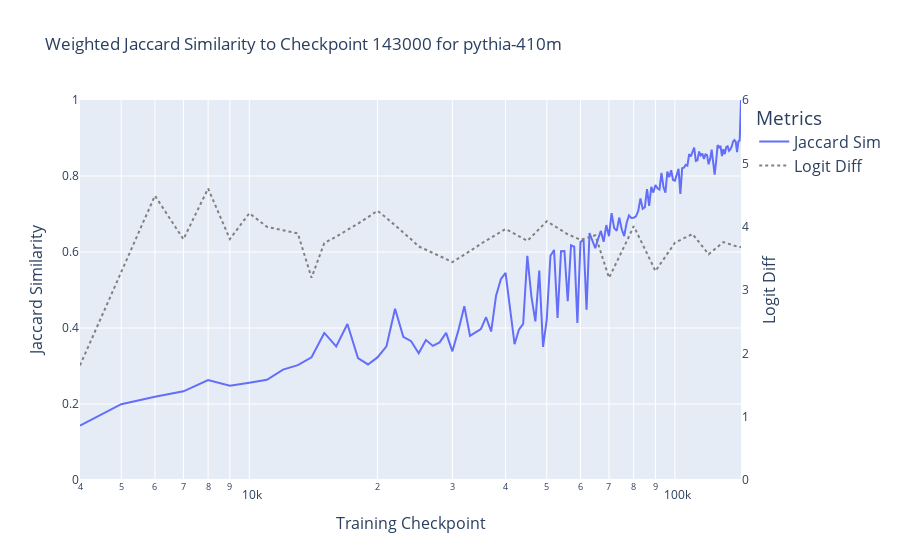

Notebook source saved alongside this figure:
### Code cell
comparison_checkpoint = 143000

jaccard_reference_results = compute_weighted_jaccard_similarity_to_reference(in_circuit_df, comparison_checkpoint)
plot_graph_metric(
    jaccard_reference_results, 
    'jaccard_similarity', 
    perf_metric_dict, 
    f'Weighted Jaccard Similarity to Checkpoint {comparison_checkpoint} for {MODEL_NAME}', 
    y_ranges=((0, 1), (0, 6)), 
    left_y_title="Jaccard Similarity",
    x_axis_col='checkpoint', 
    log_x=True,
    metric_legend_name="Jaccard Sim",
    output_path = "/mnt/hdd-0/circuits-over-time/results/plots/graph_metrics/"
)

### Figure 1 — Plotly figure (JSON) as saved in the notebook; plotly's stock layout.template omitted (floating-point values rounded to 4 significant figures; data arrays with more than 128 entries replaced by an {"elided": "..."} marker saying what was removed)
{"data": [{"hovertemplate": "variable=Jaccard Sim<br>checkpoint=%{x}<br>value=%{y}<extra></extra>", "legendgroup": "Jaccard Sim", "line": {"color": "#636efa", "dash": "solid"}, "marker": {"symbol": "circle"}, "mode": "lines", "name": "Jaccard Sim", "orientation": "v", "showlegend": true, "type": "scatter", "x": {"elided": "140 int values"}, "xaxis": "x", "y": {"elided": "140 float values"}, "yaxis": "y"}, {"line": {"color": "gray", "dash": "dot", "width": 2}, "mode": "lines", "name": "Logit Diff", "type": "scatter", "x": {"elided": "140 int values"}, "y": {"elided": "140 float values"}, "yaxis": "y2"}], "layout": {"legend": {"font": {"size": 16}, "title": {"text": "Metrics"}, "tracegroupgap": 0}, "title": {"text": "Weighted Jaccard Similarity to Checkpoint 143000 for pythia-410m"}, "xaxis": {"anchor": "y", "domain": [0, 1], "title": {"font": {"size": 16}, "text": "Training Checkpoint"}, "type": "log"}, "yaxis": {"anchor": "x", "domain": [0, 1], "range": [0, 1], "title": {"font": {"size": 16}, "text": "Jaccard Similarity"}}, "yaxis2": {"overlaying": "y", "range": [0, 6], "showgrid": false, "side": "right", "title": {"font": {"size": 16}, "text": "Logit Diff"}}}}
